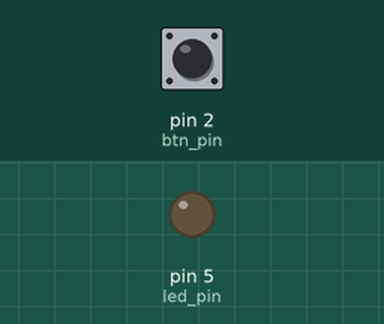
This sketch was run on a simulated Arduino Uno, built with avr-gcc and run on an emulated ATmega328P. Parts: output pins drawn as LEDs (lit = HIGH). The test bench sets the inputs (shaded band); at power-on: pin 2 (btn_pin) HIGH.

Above: at 1.2 s.
1.3 s: pin 2 (btn_pin) pulled LOW for 0.15 s
At 2.1 s:
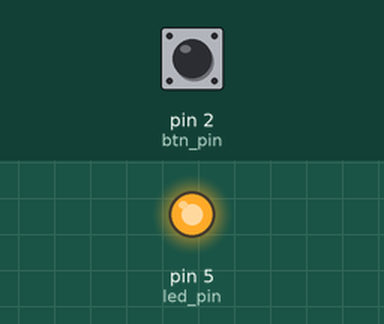
3.0 s: pin 2 (btn_pin) pulled LOW for 1 s
At 3.3 s:
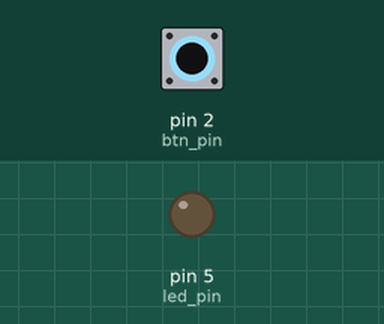
5.5 s: pin 2 (btn_pin) pulled LOW for 3.2 s
At 6.4 s:
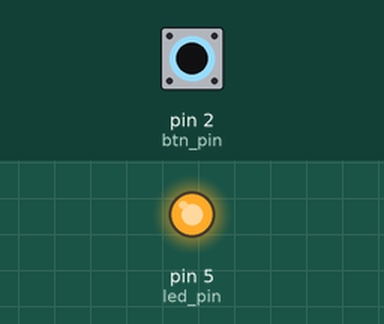
Timing chart, 0 to 8.5 s (numbered marks = the images above; inputs shaded):
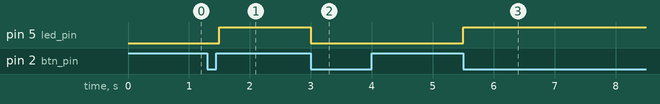

The sketch:

15_blink_button_manually_setting_interrupt_use_flag.ino
```cpp
// Pins
const uint8_t btn_pin = 2;
const uint8_t led_pin = 5;

// Globals
//
// volatile tells the compiler that the variable might
// change outside the main execution thread, which it
// does in the ISR (which the compiler doesn't see),
// so that the compiler won't optimize out parts of
// our code with that variable.
volatile uint8_t flag = 0;

void setup() {

  // set button pin to be input (btn_pin bit=0) with pullup
  DDRD &= ~(1 << btn_pin);  // DDRD = xxxxx0xx
  PORTD |= (1 << btn_pin);  // PORTD = xxxxx1xx

  // set LED pin to be output
  DDRD |= (1 << led_pin); // DDRD = xx1xx0xx

  // Falling edge of INT0  generates interrupt
  EICRA |= (1 << ISC01);  // EICRA = xxxxxx1x
  EICRA &= ~(1 << ISC00); // EICRA = xxxxxx10

  // Enable interrupts for INT0
  EIMSK |= (1 << INT0); // EIMSK = xxxxxxx1

  // Enable global interrupts
  sei(); // SREG = 1xxxxxxx
}

void loop() {
  if (flag) {
    PORTD ^= (1 << led_pin); // flip between 0V and 5V on led_pin
                             // PORTD = xx{0,1}xx1xx
    flag = 0;
  }

  // Pretend we are doing other stuff
  delay(500);
}

// This tells the compiler that this is the service routine
// that should be run whenever an INT0 interrupt occurs.
//
// INT0_vect is the identifier meaning "External Interrupt Request 0"
// This vector number is 2
ISR(INT0_vect) {
  flag = 1;
}
```

Measured:
- after the input at 1.3 s, pin 5 (led_pin): LOW → HIGH after 0.20 s
- after the input at 3.0 s, pin 5 (led_pin): HIGH → LOW at once
- after the input at 5.5 s, pin 5 (led_pin): LOW → HIGH at once
